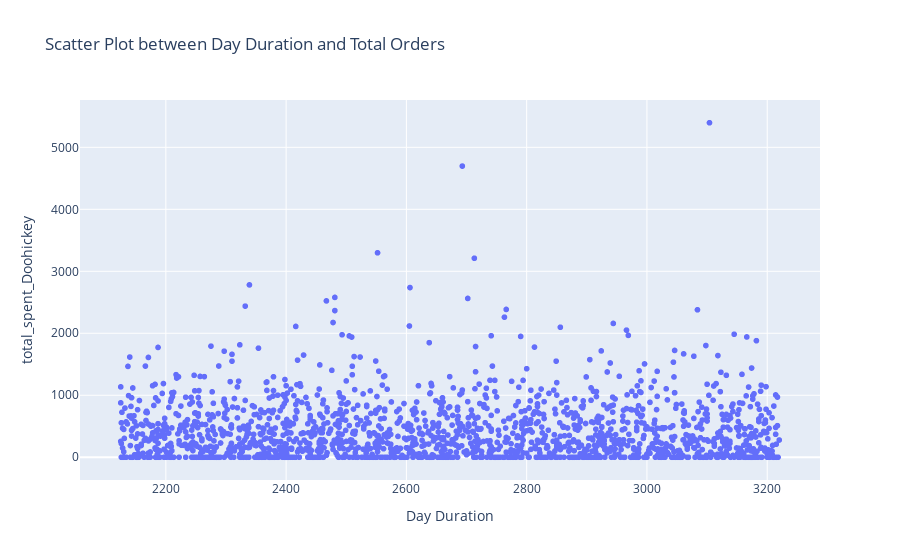

Notebook cell for this chart:
### Code cell
fig = px.scatter(user_profile, x='dayduration', y='total_spent_Doohickey', 
                 title='Scatter Plot between Day Duration and Total Orders',
                 labels={'dayduration': 'Day Duration', 'total_orders': 'Total Orders'})
fig.show()

### Figure 1 — Plotly figure (JSON) as saved in the notebook; plotly's stock layout.template omitted (floating-point values rounded to 4 significant figures; data arrays with more than 128 entries replaced by an {"elided": "..."} marker saying what was removed)
{"data": [{"hovertemplate": "Day Duration=%{x}<br>total_spent_Doohickey=%{y}<extra></extra>", "legendgroup": "", "marker": {"color": "#636efa", "symbol": "circle"}, "mode": "markers", "name": "", "showlegend": false, "type": "scattergl", "x": {"elided": "2500 int values"}, "xaxis": "x", "y": {"elided": "2500 float values"}, "yaxis": "y"}], "layout": {"legend": {"tracegroupgap": 0}, "title": {"text": "Scatter Plot between Day Duration and Total Orders"}, "xaxis": {"anchor": "y", "domain": [0, 1], "title": {"text": "Day Duration"}}, "yaxis": {"anchor": "x", "domain": [0, 1], "title": {"text": "total_spent_Doohickey"}}}}
